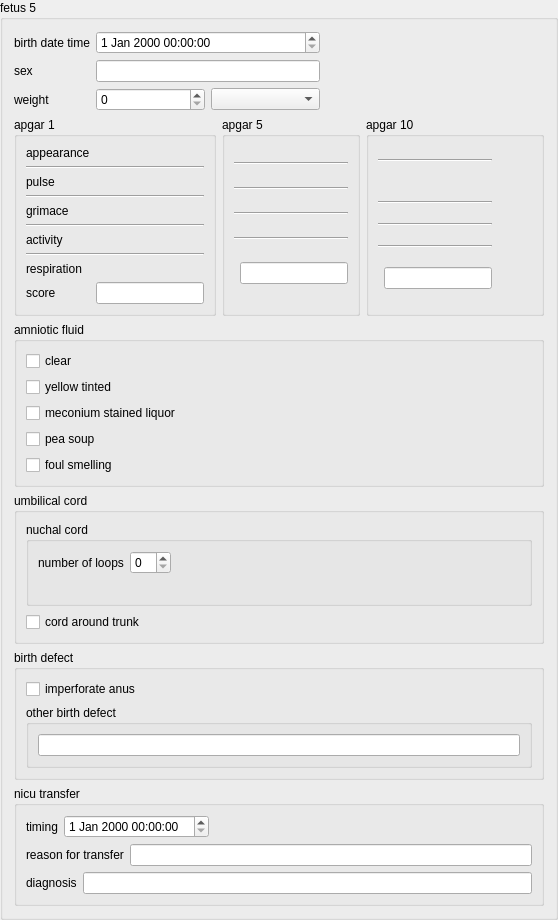
    <widget class="QGroupBox" name="fetus5GroupBox">
     <property name="title">
      <string>fetus 5</string>
     </property>
     <layout class="QVBoxLayout" name="verticalLayout_41">
      <item>
       <layout class="QGridLayout" name="gridLayout_25">
        <item row="0" column="0">
         <widget class="QLabel" name="fetus5BirthDateTimeLabel">
          <property name="text">
           <string>birth date time</string>
          </property>
         </widget>
        </item>
        <item row="0" column="1">
         <widget class="QDateTimeEdit" name="fetus5BirthDateTimeEdit"/>
        </item>
        <item row="1" column="0">
         <widget class="QLabel" name="fetus5SexLabel">
          <property name="text">
           <string>sex</string>
          </property>
         </widget>
        </item>
        <item row="1" column="1">
         <layout class="QHBoxLayout" name="horizontalLayout_40">
          <item>
           <layout class="QHBoxLayout" name="fetus5SexRadioLayout"/>
          </item>
          <item>
           <widget class="QLineEdit" name="fetus5SexLineEdit"/>
          </item>
         </layout>
        </item>
        <item row="1" column="2">
         <spacer name="horizontalSpacer_32">
          <property name="orientation">
           <enum>Qt::Horizontal</enum>
          </property>
          <property name="sizeHint" stdset="0">
           <size>
            <width>208</width>
            <height>20</height>
           </size>
          </property>
         </spacer>
        </item>
        <item row="2" column="0">
         <widget class="QLabel" name="fetus5WeightLabel">
          <property name="text">
           <string>weight</string>
          </property>
         </widget>
        </item>
        <item row="2" column="1">
         <layout class="QHBoxLayout" name="horizontalLayout_41">
          <item>
           <widget class="QDoubleSpinBox" name="fetus5WeightValueDoubleSpinBox">
            <property name="decimals">
             <number>0</number>
            </property>
            <property name="maximum">
             <double>1000000.000000000000000</double>
            </property>
           </widget>
          </item>
          <item>
           <widget class="QComboBox" name="fetus5WeightUnitComboBox"/>
          </item>
         </layout>
        </item>
       </layout>
      </item>
      <item>
       <layout class="QHBoxLayout" name="horizontalLayout_42">
        <item>
         <widget class="QGroupBox" name="fetus5Apgar1GroupBox">
          <property name="title">
           <string>apgar 1</string>
          </property>
          <layout class="QGridLayout" name="gridLayout_26">
           <item row="1" column="0" colspan="2">
            <widget class="Line" name="line_49">
             <property name="orientation">
              <enum>Qt::Horizontal</enum>
             </property>
            </widget>
           </item>
           <item row="6" column="0">
            <widget class="QLabel" name="fetus5ApgarActivityLabel">
             <property name="text">
              <string>activity</string>
             </property>
            </widget>
           </item>
           <item row="2" column="1">
            <layout class="QVBoxLayout" name="fetus5ApgarPulseRadioLayout"/>
           </item>
           <item row="2" column="0">
            <widget class="QLabel" name="fetus5ApgarPulseLabel">
             <property name="text">
              <string>pulse</string>
             </property>
            </widget>
           </item>
           <item row="8" column="1">
            <layout class="QVBoxLayout" name="fetus5ApgarRespirationRadioLayout"/>
           </item>
           <item row="7" column="0" colspan="2">
            <widget class="Line" name="line_50">
             <property name="orientation">
              <enum>Qt::Horizontal</enum>
             </property>
            </widget>
           </item>
           <item row="6" column="1">
            <layout class="QVBoxLayout" name="fetus5ApgarActivityRadioLayout"/>
           </item>
           <item row="0" column="1">
            <layout class="QVBoxLayout" name="fetus5ApgarAppearanceRadioLayout"/>
           </item>
           <item row="4" column="1">
            <layout class="QVBoxLayout" name="fetus5ApgarGrimaceRadioLayout"/>
           </item>
           <item row="0" column="0">
            <widget class="QLabel" name="fetus5ApgarAppearanceLabel">
             <property name="text">
              <string>appearance</string>
             </property>
            </widget>
           </item>
           <item row="8" column="0">
            <widget class="QLabel" name="fetus5ApgarRespirationLabel">
             <property name="text">
              <string>respiration</string>
             </property>
            </widget>
           </item>
           <item row="4" column="0">
            <widget class="QLabel" name="fetus5ApgarGrimaceLabel">
             <property name="text">
              <string>grimace</string>
             </property>
            </widget>
           </item>
           <item row="5" column="0" colspan="2">
            <widget class="Line" name="line_51">
             <property name="orientation">
              <enum>Qt::Horizontal</enum>
             </property>
            </widget>
           </item>
           <item row="3" column="0" colspan="2">
            <widget class="Line" name="line_52">
             <property name="orientation">
              <enum>Qt::Horizontal</enum>
             </property>
            </widget>
           </item>
           <item row="9" column="0">
            <widget class="QLabel" name="fetus5ApgarScoreLabel">
             <property name="text">
              <string>score</string>
             </property>
            </widget>
           </item>
           <item row="9" column="1">
            <widget class="QLineEdit" name="fetus5ApgarScore1LineEdit">
             <property name="sizePolicy">
              <sizepolicy hsizetype="Preferred" vsizetype="Fixed">
               <horstretch>0</horstretch>
               <verstretch>0</verstretch>
              </sizepolicy>
             </property>
             <property name="readOnly">
              <bool>true</bool>
             </property>
            </widget>
           </item>
          </layout>
         </widget>
        </item>
        <item>
         <widget class="QGroupBox" name="fetus5Apgar5GroupBox">
          <property name="title">
           <string>apgar 5</string>
          </property>
          <layout class="QGridLayout" name="gridLayout_27">
           <item row="0" column="1">
            <layout class="QVBoxLayout" name="fetus5Apgar5AppearanceRadioLayout"/>
           </item>
           <item row="6" column="1">
            <layout class="QVBoxLayout" name="fetus5Apgar5ActivityRadioLayout"/>
           </item>
           <item row="3" column="0" colspan="2">
            <widget class="Line" name="line_53">
             <property name="orientation">
              <enum>Qt::Horizontal</enum>
             </property>
            </widget>
           </item>
           <item row="5" column="0" colspan="2">
            <widget class="Line" name="line_54">
             <property name="orientation">
              <enum>Qt::Horizontal</enum>
             </property>
            </widget>
           </item>
           <item row="8" column="1">
            <layout class="QVBoxLayout" name="fetus5Apgar5RespirationRadioLayout"/>
           </item>
           <item row="4" column="1">
            <layout class="QVBoxLayout" name="fetus5Apgar5GrimaceRadioLayout"/>
           </item>
           <item row="7" column="0" colspan="2">
            <widget class="Line" name="line_55">
             <property name="orientation">
              <enum>Qt::Horizontal</enum>
             </property>
            </widget>
           </item>
           <item row="2" column="1">
            <layout class="QVBoxLayout" name="fetus5Apgar5PulseRadioLayout"/>
           </item>
           <item row="1" column="0" colspan="2">
            <widget class="Line" name="line_56">
             <property name="orientation">
              <enum>Qt::Horizontal</enum>
             </property>
            </widget>
           </item>
           <item row="10" column="1">
            <widget class="QLineEdit" name="fetus5ApgarScore5LineEdit">
             <property name="sizePolicy">
              <sizepolicy hsizetype="Preferred" vsizetype="Fixed">
               <horstretch>0</horstretch>
               <verstretch>0</verstretch>
              </sizepolicy>
             </property>
             <property name="readOnly">
              <bool>true</bool>
             </property>
            </widget>
           </item>
          </layout>
         </widget>
        </item>
        <item>
         <widget class="QGroupBox" name="fetus5Apgar10GroupBox">
          <property name="title">
           <string>apgar 10</string>
          </property>
          <layout class="QGridLayout" name="gridLayout_28">
           <item row="8" column="1">
            <layout class="QVBoxLayout" name="fetus5Apgar10RespirationRadioLayout"/>
           </item>
           <item row="5" column="0" colspan="2">
            <widget class="Line" name="line_57">
             <property name="orientation">
              <enum>Qt::Horizontal</enum>
             </property>
            </widget>
           </item>
           <item row="4" column="1">
            <layout class="QVBoxLayout" name="fetus5Apgar10GrimaceRadioLayout"/>
           </item>
           <item row="2" column="1">
            <layout class="QVBoxLayout" name="fetus5Apgar10PulseRadioLayout"/>
           </item>
           <item row="0" column="1">
            <layout class="QVBoxLayout" name="fetus5Apgar10AppearanceRadioLayout"/>
           </item>
           <item row="3" column="0" colspan="2">
            <widget class="Line" name="line_58">
             <property name="orientation">
              <enum>Qt::Horizontal</enum>
             </property>
            </widget>
           </item>
           <item row="7" column="0" colspan="2">
            <widget class="Line" name="line_59">
             <property name="orientation">
              <enum>Qt::Horizontal</enum>
             </property>
            </widget>
           </item>
           <item row="2" column="2">
            <spacer name="horizontalSpacer_33">
             <property name="orientation">
              <enum>Qt::Horizontal</enum>
             </property>
             <property name="sizeHint" stdset="0">
              <size>
               <width>40</width>
               <height>20</height>
              </size>
             </property>
            </spacer>
           </item>
           <item row="1" column="0" colspan="2">
            <widget class="Line" name="line_60">
             <property name="orientation">
              <enum>Qt::Horizontal</enum>
             </property>
            </widget>
           </item>
           <item row="6" column="1">
            <layout class="QVBoxLayout" name="fetus5Apgar10ActivityRadioLayout"/>
           </item>
           <item row="9" column="1">
            <widget class="QLineEdit" name="fetus5ApgarScore10LineEdit">
             <property name="sizePolicy">
              <sizepolicy hsizetype="Preferred" vsizetype="Fixed">
               <horstretch>0</horstretch>
               <verstretch>0</verstretch>
              </sizepolicy>
             </property>
             <property name="readOnly">
              <bool>true</bool>
             </property>
            </widget>
           </item>
          </layout>
         </widget>
        </item>
       </layout>
      </item>
      <item>
       <widget class="QGroupBox" name="fetus5AmnioticFluidGroupBox">
        <property name="title">
         <string>amniotic fluid</string>
        </property>
        <layout class="QVBoxLayout" name="verticalLayout_42">
         <item>
          <widget class="QCheckBox" name="fetus5AmnioticFluidClearCheckBox">
           <property name="text">
            <string>clear</string>
           </property>
          </widget>
         </item>
         <item>
          <widget class="QCheckBox" name="fetus5AmnioticFluidYellowTintedCheckBox">
           <property name="text">
            <string>yellow tinted</string>
           </property>
          </widget>
         </item>
         <item>
          <widget class="QCheckBox" name="fetus5AmnioticFluidMeconiumStainedLiquorCheckBox">
           <property name="text">
            <string>meconium stained liquor</string>
           </property>
          </widget>
         </item>
         <item>
          <widget class="QCheckBox" name="fetus5AmnioticFluidPeaSoupCheckBox">
           <property name="text">
            <string>pea soup</string>
           </property>
          </widget>
         </item>
         <item>
          <widget class="QCheckBox" name="fetus5AmnioticFluidFoulSmellingCheckBox">
           <property name="text">
            <string>foul smelling</string>
           </property>
          </widget>
         </item>
        </layout>
       </widget>
      </item>
      <item>
       <widget class="QGroupBox" name="fetus5UmbilicalCordGroupBox">
        <property name="title">
         <string>umbilical cord</string>
        </property>
        <layout class="QVBoxLayout" name="verticalLayout_43">
         <item>
          <widget class="QGroupBox" name="fetus5NuchalCordGroupBox">
           <property name="title">
            <string>nuchal cord</string>
           </property>
           <layout class="QVBoxLayout" name="verticalLayout_44">
            <item>
             <layout class="QHBoxLayout" name="horizontalLayout_43">
              <item>
               <widget class="QLabel" name="fetus5NumberOfLoopLabel">
                <property name="text">
                 <string>number of loops</string>
                </property>
               </widget>
              </item>
              <item>
               <widget class="QSpinBox" name="fetus5NumberOfLoopSpinBox"/>
              </item>
              <item>
               <spacer name="horizontalSpacer_34">
                <property name="orientation">
                 <enum>Qt::Horizontal</enum>
                </property>
                <property name="sizeHint" stdset="0">
                 <size>
                  <width>40</width>
                  <height>20</height>
                 </size>
                </property>
               </spacer>
              </item>
             </layout>
            </item>
            <item>
             <layout class="QHBoxLayout" name="horizontalLayout_44">
              <item>
               <layout class="QHBoxLayout" name="fetus5LooseOrTightNuchalCordHorizontalLayout"/>
              </item>
              <item>
               <spacer name="horizontalSpacer_35">
                <property name="orientation">
                 <enum>Qt::Horizontal</enum>
                </property>
                <property name="sizeHint" stdset="0">
                 <size>
                  <width>40</width>
                  <height>20</height>
                 </size>
                </property>
               </spacer>
              </item>
             </layout>
            </item>
           </layout>
          </widget>
         </item>
         <item>
          <widget class="QCheckBox" name="fetus5UmbilicalCordAroundTrunkCheckBox">
           <property name="text">
            <string>cord around trunk</string>
           </property>
          </widget>
         </item>
        </layout>
       </widget>
      </item>
      <item>
       <widget class="QGroupBox" name="fetus5BirthDefectGroupBox">
        <property name="title">
         <string>birth defect</string>
        </property>
        <layout class="QVBoxLayout" name="verticalLayout_45">
         <item>
          <widget class="QCheckBox" name="fetus5ImperforateAnusCheckBox">
           <property name="text">
            <string>imperforate anus</string>
           </property>
          </widget>
         </item>
         <item>
          <widget class="QGroupBox" name="fetus5OtherBirthDefectGroupBox">
           <property name="title">
            <string>other birth defect</string>
           </property>
           <layout class="QVBoxLayout" name="verticalLayout_46">
            <item>
             <widget class="QLineEdit" name="fetus5OtherBirthDefectLineEdit"/>
            </item>
           </layout>
          </widget>
         </item>
        </layout>
       </widget>
      </item>
      <item>
       <widget class="QGroupBox" name="fetus5NicuTransferGroupBox">
        <property name="title">
         <string>nicu transfer</string>
        </property>
        <layout class="QVBoxLayout" name="verticalLayout_47">
         <item>
          <layout class="QHBoxLayout" name="horizontalLayout_45">
           <item>
            <widget class="QLabel" name="fetus5NicuTransferDateTimeLabel">
             <property name="text">
              <string>timing</string>
             </property>
            </widget>
           </item>
           <item>
            <layout class="QHBoxLayout" name="fetus5NicuTransferRadioHorizontalLayout"/>
           </item>
           <item>
            <widget class="QDateTimeEdit" name="fetus5NicuTransferDateTimeEdit"/>
           </item>
           <item>
            <spacer name="horizontalSpacer_36">
             <property name="orientation">
              <enum>Qt::Horizontal</enum>
             </property>
             <property name="sizeHint" stdset="0">
              <size>
               <width>40</width>
               <height>20</height>
              </size>
             </property>
            </spacer>
           </item>
          </layout>
         </item>
         <item>
          <layout class="QHBoxLayout" name="horizontalLayout_46">
           <item>
            <widget class="QLabel" name="fetus5ReasonForNicuTransferLabel">
             <property name="text">
              <string>reason for transfer</string>
             </property>
            </widget>
           </item>
           <item>
            <widget class="QLineEdit" name="fetus5ReasonForNicuTransferLineEdit"/>
           </item>
          </layout>
         </item>
         <item>
          <layout class="QHBoxLayout" name="horizontalLayout_47">
           <item>
            <widget class="QLabel" name="fetus5NicuTransferDiagnosisLabel">
             <property name="text">
              <string>diagnosis</string>
             </property>
            </widget>
           </item>
           <item>
            <widget class="QLineEdit" name="fetus5NicuTransferDiagnosisLineEdit">
             <property name="text">
              <string/>
             </property>
            </widget>
           </item>
          </layout>
         </item>
        </layout>
       </widget>
      </item>
     </layout>
    </widget>
